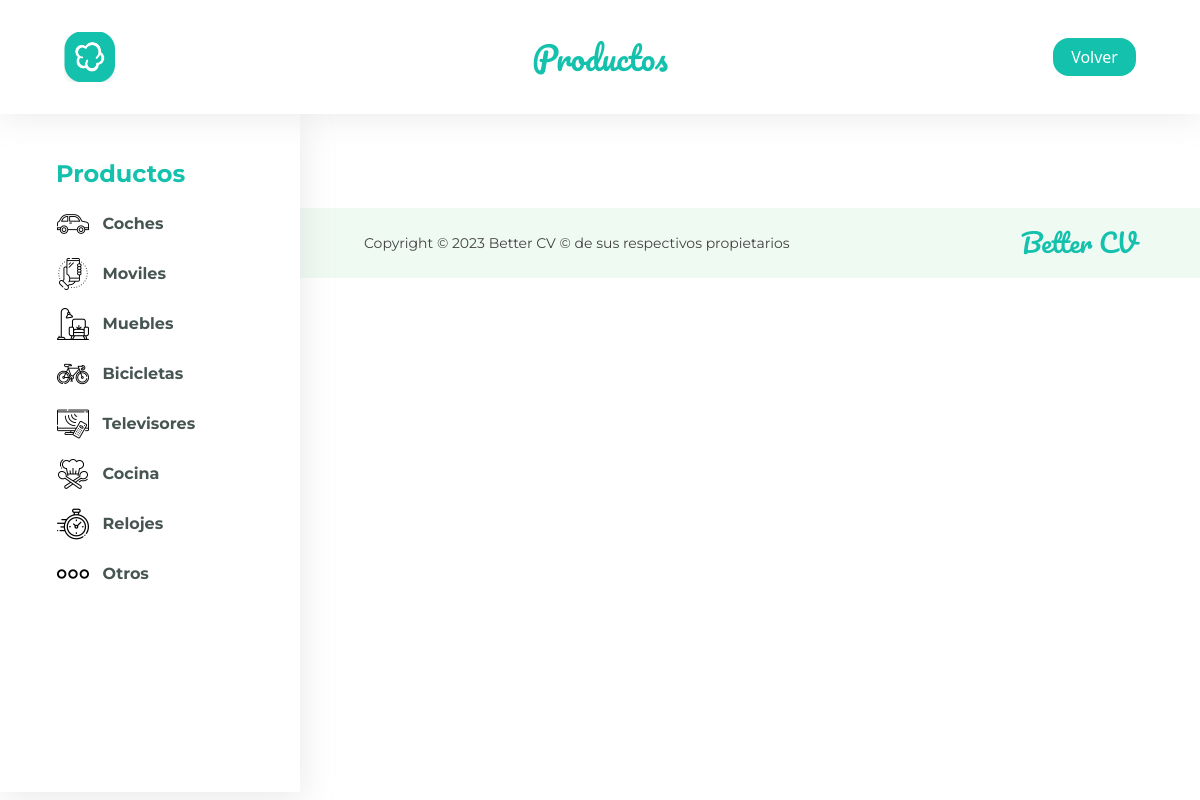
Page /pag-busquedas/index.php?desc=muebles on the earlier database version.
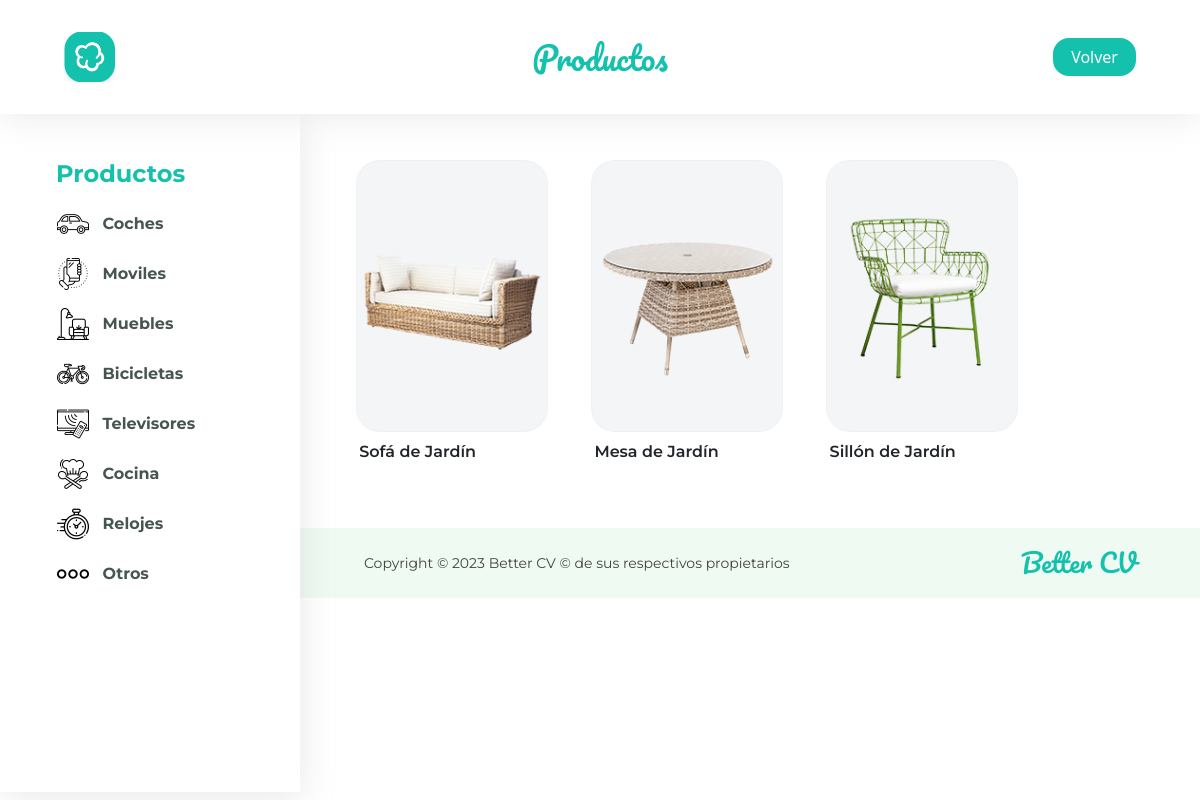
Same page on the later database version.
### tables this page shows
CREATE TABLE `productos` (
  `id_prod` int(10) NOT NULL,
  `nombre_prod` varchar(50) NOT NULL,
  `id_vendedor` int(10) NOT NULL,
  `foto_prod` varchar(100) NOT NULL,
  `precio_prod` int(20) NOT NULL,
  `tipo_prod` varchar(50) NOT NULL,
  `etiqueta_producto` varchar(50) NOT NULL,
  `descuento` int(10) NOT NULL
);

### pag-busquedas/index.php (the view, shortened to what this page needs)
<!DOCTYPE html>
<html lang="en">
<head>
    <link rel="stylesheet" href="vendedores.css">
    <link href="https://cdn.jsdelivr.net/npm/bootstrap@5.3.1/dist/css/bootstrap.min.css" rel="stylesheet">
</head>
<body>
    <nav>
        <div class="logo"><a href="../pag-busquedas/index.php?desc=."><img src="../img/logo-cv.png" alt=""></a></div>
        <div><p class="m-0">Productos</p></div>
        <div class="end">
            <button onclick="location.href='../index.php'">Volver</button>
        </div>
    </nav>
    <main>
        <section class="lateral">
            <h5>Productos</h5>
            <div class="eleccion">
                <img src="../img/iconos/coche.png" alt="coches">
                <a href="../pag-busquedas/index.php?desc=coches">Coches</a>
            </div>
            <div class="eleccion">
                <img src="../img/iconos/telefono-inteligente.png" alt="moviles">
                <a href="../pag-busquedas/index.php?desc=moviles">Moviles</a>
            </div>
            <div class="eleccion">
                <img src="../img/iconos/muebles.png" alt="muebles">
                <a href="../pag-busquedas/index.php?desc=muebles">Muebles</a>
            </div>
            <div class="eleccion">
                <img src="../img/iconos/bicicleta.png" alt="bicicletas">
                <a href="../pag-busquedas/index.php?desc=bicicletas">Bicicletas</a>
            </div>
            <div class="eleccion">
                <img src="../img/iconos/televisor.png" alt="televisores">
                <a href="../pag-busquedas/index.php?desc=televisores">Televisores</a>
            </div>
            <div class="eleccion">
                <img src="../img/iconos/cocina.png" alt="cocina">
                <a href="../pag-busquedas/index.php?desc=cocina">Cocina</a>
            </div>
            <div class="eleccion">
                <img src="../img/iconos/reloj.png" alt="reloj">
                <a href="../pag-busquedas/index.php?desc=reloj">Relojes</a>
            </div>
            <div class="eleccion">
                <img src="../img/iconos/otros.png" alt="otros">
                <a href="../pag-busquedas/index.php?desc=otros">Otros</a>
            </div>
        </section>
        <section class="pantalla">
            <div class="productos">
                <?php
                    $descGET=$_GET['desc'];
                    include ("../conectar.php");
                    $sql_buscar="SELECT * FROM productos WHERE etiqueta_producto LIKE '%$descGET%' OR nombre_prod LIKE '%$descGET%'";
                    $busqueda=mysqli_query($mysql, $sql_buscar);
                    while ($producto=mysqli_fetch_array($busqueda)){
                        echo '
                        <div class="caja">
                            <button data-bs-toggle="modal" data-bs-target="#modal_estructura'.$producto['id_prod'].'" class="img"><img src="../img/'.$producto['foto_prod'].'" alt="foto"></button>
                            <p>'.$producto['nombre_prod'].'</p>
                        </div>
                        ';
                    }
                ?>
            </div>
            <footer>
                <small>Copyright © 2023 Better CV © de sus respectivos propietarios</small>
                <p class="m-0">Better CV</p>
            </footer>
        </section>
    </main>
</body>
</html>

### pag-busquedas/vendedores.css (style rules this page uses)
* { margin: 0; padding: 0; }
nav { width: 100%; display: flex; position: fixed; padding: 2rem 4rem; box-shadow: 0rem 0.2rem 2rem rgba(159, 153, 153, 0.2); background-color: white; z-index: 2; }
nav div { display: flex; flex: 1; justify-content: center; align-items: center; }
nav div p { font-family: "Pacifico", cursive; font-size: 2rem; font-weight: 400; color: #13C1AC; }
nav .logo { display: flex; flex: 1; justify-content: start; align-items: center; }
nav .logo img { width: 3.2rem; }
nav .end { display: flex; justify-content: end; align-items: center; gap: 0.5rem; }
nav .end button { border: 2px solid #13C1AC; border-radius: 1rem; background-color: #13C1AC; padding: 0.3rem 1rem; color: white; font-weight: 500; transition: 0.2s ease-in; }
main { width: 100%; display: flex; }
main .lateral { display: flex; position: fixed; flex-direction: column; justify-content: start; background-color: white; top: 7rem; width: 25%; height: 85vh; padding: 3rem 3rem 2rem 2.5rem; gap: 0.3rem; z-index: 1; box-shadow: 0.2rem 0.5rem 2rem rgba(159, 153, 153, 0.2); }
main .lateral h5 { font-family: "Montserrat", sans-serif; font-size: 1.5rem; font-weight: 700; color: #13C1AC; margin-left: 1rem; }
main .lateral .eleccion { display: flex; position: relative; width: 100%; padding: 0.35rem 0.35rem 0.35rem 1rem; gap: 0.85rem; align-items: center; transition: 0.3s ease-in-out; border: 1px solid transparent; border-radius: 0.5rem; }
main .lateral .eleccion img { width: 2rem; }
main .lateral .eleccion a { text-decoration: none; font-family: "Montserrat", sans-serif; font-size: 1rem; font-weight: 700; color: #465452; }
main .pantalla { display: flex; position: relative; top: 7rem; width: 75%; margin-left: 25%; min-height: 81.7vh; flex-direction: column; }
main .pantalla .productos { width: 100%; display: flex; padding: 3rem 3.5rem 3rem 3.5rem; flex-wrap: wrap; gap: 2.7rem; }
main .pantalla .productos .caja { display: flex; width: 12rem; align-items: start; position: relative; flex-direction: column; gap: 0.5rem; transition: 0.5s ease; }
main .pantalla .productos .caja .img { display: flex; align-items: center; justify-content: center; position: relative; overflow: hidden; -o-object-fit: cover; object-fit: cover; height: 17rem; border: 1px solid rgba(236, 239, 241, 0.6156862745); background-color: rgba(236, 239, 241, 0.6156862745); border-radius: 1.5rem; transition: 0.3s ease; }
main .pantalla .productos .caja .img img { width: 100%; }
main .pantalla .productos .caja p { font-family: "Montserrat", sans-serif; margin-left: 0.2rem; font-weight: 600; }
main .pantalla footer { width: 100%; display: flex; align-items: center; justify-content: space-between; padding: 1rem 4rem; background-color: #EFFAF3; }
main .pantalla footer small { font-family: "Montserrat", sans-serif; color: #424242; }
main .pantalla footer p { font-family: "Pacifico", cursive; font-size: 1.6rem; font-weight: 400; color: #13C1AC; }

Differences in the rows shown:
now on this page (row edited): productos: foto_prod (picture), nombre_prod "Sofá de Jardín"
now on this page (row edited): productos: foto_prod (picture), nombre_prod "Mesa de Jardín"
now on this page (row edited): productos: foto_prod (picture), nombre_prod "Sillón de Jardín"
